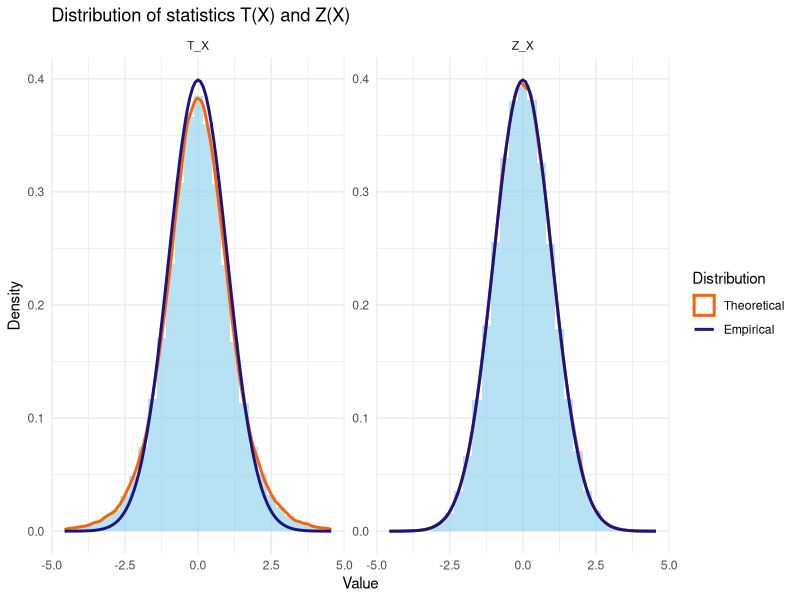
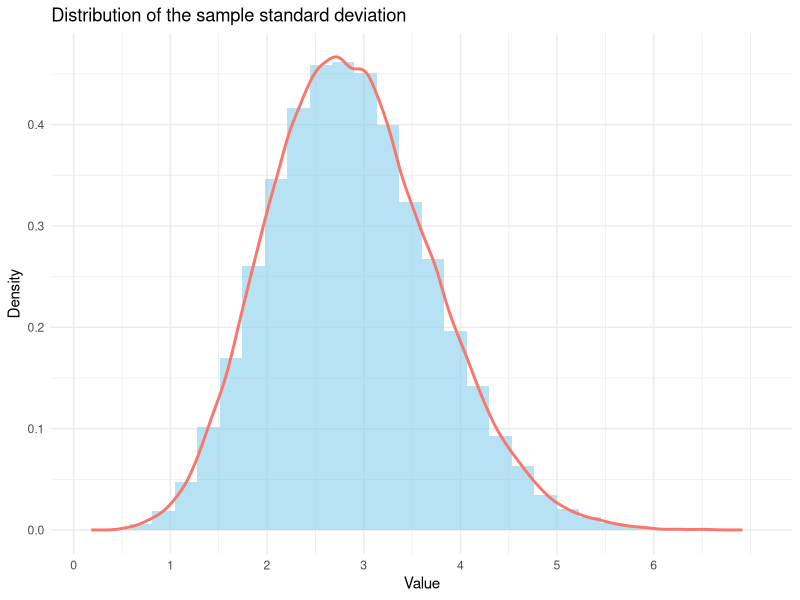
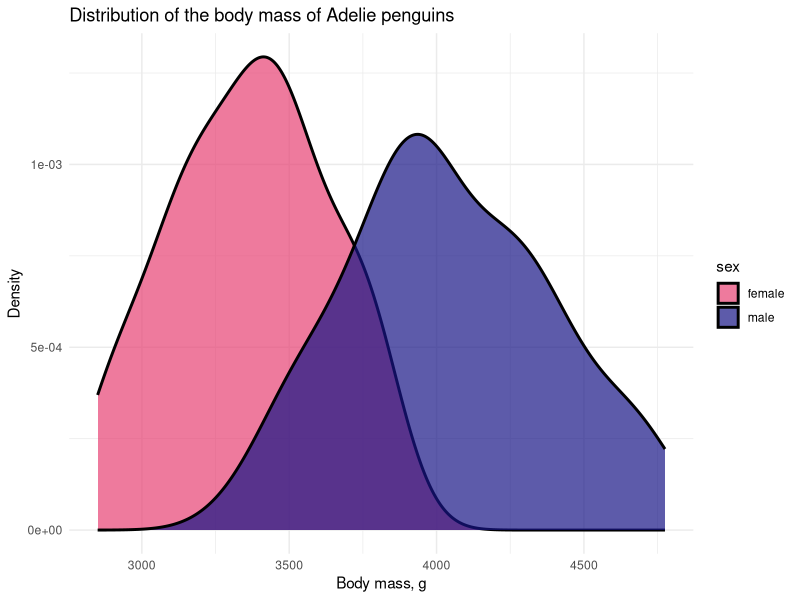

Write the R code that produced these figures, in order.
## ---- chunk 1
#| label: setup
#| include: false

library(tidyverse)

# Define colors
red_pink   = "#e64173"
turquoise  = "#20B2AA"
orange     = "#FFA500"
red        = "#fb6107"
blue       = "#181485"
navy       = "#150E37FF"
green      = "#8bb174"
yellow     = "#D8BD44"
purple     = "#6A5ACD"
slate      = "#314f4f"
## ---- chunk 2
#| label: data-gen
#| include: false

X = c(6.9, 6.45, 6.32, 6.88, 6.09, 7.13, 6.76)
cat("Average time of loading into the DBMS:" , mean(X) |> round(2), "hours")
## ---- chunk 3
#| label: sigma-hat
#| include: false

cat("Sample variance: ", var(X))
## ---- chunk 4
#| label: t-test-sim-def

M <- 100000
sample_size <- 7

plot_data <- tibble(
  T_X = map_dbl(1:M, ~ {
    sample <- rnorm(sample_size, mean = 5, sd = 3)
    sqrt(sample_size) * (mean(sample) - 5) / sqrt(var(sample))
  }),
  Z_X = map_dbl(1:M, ~ {
    sample <- rnorm(sample_size, mean = 5, sd = 3)
    sqrt(sample_size) * (mean(sample) - 5) / 3
  })
) %>% 
  pivot_longer(everything(), names_to = "Statistic", values_to = "Value")

plot_data
## ---- chunk 5
#| label: t-test-sim-run
#| echo: false
#| fig-align: center
#| fig-width: 22
#| fig-height: 5

plot_data %>% 
    ggplot(aes(x = Value, group = Statistic)) +
    geom_histogram(aes(y = ..density..), bins = 30, fill = "skyblue", alpha = 0.6) +
    geom_density(aes(color = blue), size = 1) +
    stat_function(aes(color = red), fun = dnorm, args = list(mean = 0, sd = 1), size = 1) +
    facet_wrap(~ Statistic, scales = "free") +
    labs(
      title = "Distribution of statistics T(X) and Z(X)",
      x = "Value",
      y = "Density",
      color = "Distribution"
    ) +
    theme_minimal() +
    xlim(quantile(plot_data$Value, 0.001), quantile(plot_data$Value, 0.999)) +
    scale_color_manual(values = c(red, blue), labels = c("Theoretical", "Empirical"))
## ---- chunk 6
#| label: sigma-hat-sim
#| echo: false
#| fig-align: center

sigma_hat <- map_dbl(1:M, ~ {
  sample <- rnorm(sample_size, mean = 5, sd = 3)
  sqrt(var(sample))
})

tibble(Sigma_hat = sigma_hat) %>% 
  ggplot(aes(x = Sigma_hat)) +
  geom_histogram(aes(y = ..density..), bins = 30, fill = "skyblue", alpha = 0.6) +
  geom_density(aes(color = blue), size = 1) +
  labs(
    title = "Distribution of the sample standard deviation",
    x = "Value",
    y = "Density",
    color = "Distribution"
  ) +
  theme_minimal() +
  xlim(quantile(sigma_hat, 0.001), quantile(sigma_hat, 0.999)) +
  scale_x_continuous(breaks = seq(0, 6, 1)) +
  theme(legend.position = "none")
## ---- chunk 7
#| label: t-test-data
#| output-location: column
#| include: false

X = c(6.9, 6.45, 6.32, 6.88, 6.09, 7.13, 6.76)
t_stat = sqrt(7) * (mean(X) - 7) / sqrt(var(X))
cat("t-statistic:", t_stat |> round(2))
## ---- chunk 8
#| label: t-test-p-value
#| output-location: column
#| include: false

p_value = pt(t_stat, df = sample_size - 1)
cat("p-value:", p_value |> round(4))
## ---- chunk 9
#| label: t.test
#| output-location: column
#| include: false

t.test(X, mu = 7, alternative = "less")
## ---- chunk 10
#| label: ci
#| output-location: column
#| include: false

sample  <- rnorm(100, mean = 10, sd = 2)
alpha <- 0.05
n <- length(sample)

t_stat <- qt(1 - alpha / 2, df = n - 1)
t_stat

mean(sample) + c(-1, 1) * t_stat * sd(sample) / sqrt(n)

t.test(sample, conf.level = 1 - alpha)$conf.int
## ---- chunk 11
#| label: ci-data
#| output-location: column
#| include: false

X = c(6.9, 6.45, 6.32, 6.88, 6.09, 7.13, 6.76)
alpha <- 0.05
n <- length(X)

t_stat <- qt(1 - alpha / 2, df = n - 1)
t_stat

mean(X) + c(-1, 1) * t_stat * sd(X) / sqrt(n)

t.test(X, conf.level = 1 - alpha)$conf.int
## ---- chunk 12
#| label: adelie-plot
#| echo: false
#| fig-align: center

library(palmerpenguins)

adelie <- penguins %>%
  drop_na() %>%
        filter(species == "Adelie")

adelie %>% 
  ggplot(aes(x = body_mass_g, fill = sex)) +
  geom_density(size = 1 , alpha = 0.7) +
  labs(
    title = "Distribution of the body mass of Adelie penguins",
    x = "Body mass, g",
    y = "Density") +
  theme_minimal() +
  scale_fill_manual(values = c(red_pink, blue))
